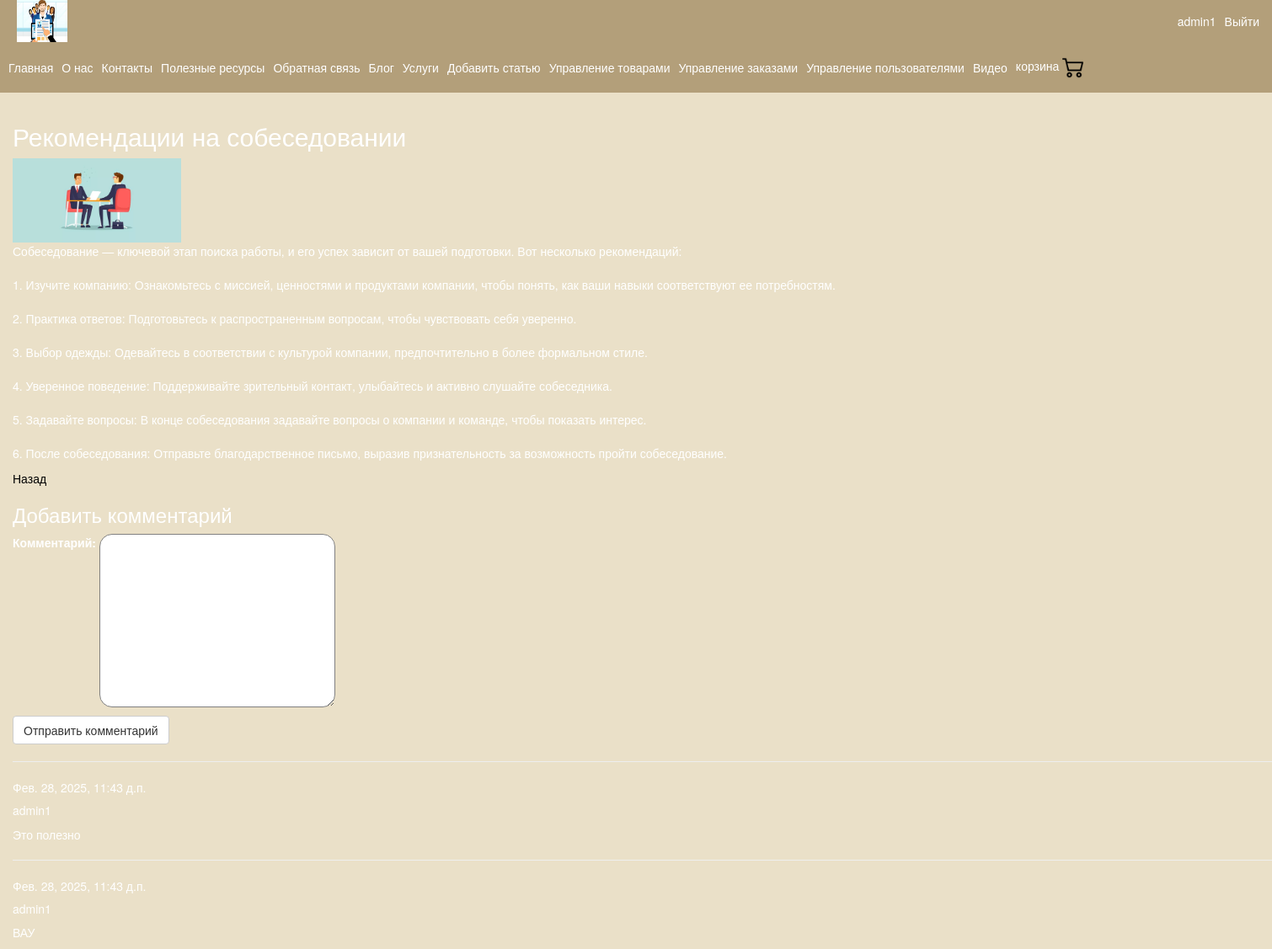
Screenshot of /blogpost/14/ (signed in) with the database file from the repository.
### app/models.py (models this page shows, shortened)
class Blog(models.Model):
    title = models.CharField(max_length = 100, unique_for_date = "posted", verbose_name = "Заголовок")
    description = models.TextField(verbose_name = "Краткое содержание")
    content = models.TextField(verbose_name = "Полное содержание")
    posted = models.DateTimeField(default = datetime.now(), db_index = True, verbose_name = "Опубликована")
    author = models.ForeignKey(User, null=True, blank=True, on_delete = models.SET_NULL, verbose_name = "Автор")
    image = models.FileField(default = 'temp.jpg',verbose_name = 'Путь к картинке')

class Comment(models.Model):
    text = models.TextField(verbose_name="Текст комментария")
    date = models.DateTimeField(default=datetime.now(), db_index=True, verbose_name="Дата комментария")
    author = models.ForeignKey(User, on_delete=models.CASCADE, verbose_name="Автор комментария")
    post = models.ForeignKey(Blog, on_delete=models.CASCADE, verbose_name="Статья комментария")
    class Meta:
        db_table = "Comment"
        ordering = ["-date"]
        verbose_name = "Комментарий к статье блога"
        verbose_name_plural = "Комментарии к статьям блога"

### app/views.py (the view)
# urls.py: path('blogpost/<int:parametr>/',views.blogpost,name='blogpost'),
def blogpost(request,parametr):
    assert isinstance(request,HttpRequest)
    post_1 = Blog.objects.get(id=parametr)
    comments = Comment.objects.filter(post=parametr)
    if request.method == "POST": # после отправки данных формы на сервер методом POST
        form = CommentForm(request.POST)
        if form.is_valid():
            comment_f = form.save(commit=False)
            comment_f.author = request.user # добавляем (так как этого поля нет в форме) в модель Комментария (Comment) в поле автор авторизованного пользователя
            comment_f.date = datetime.now() # добавляем в модель Комментария (Comment) текущую дату
            comment_f.post = Blog.objects.get(id=parametr) # добавляем в модель Комментария (Comment) статью, для которой данный комментарий
            comment_f.save() # сохраняем изменения после добавления полей
        return redirect('blogpost', parametr=post_1.id) # переадресация на ту же страницу статьи после отправки комментария
    else:
        form = CommentForm() # создание формы для ввода комментария
    return render(
        request,
        'app/blogpost.html',{
            'post_1':post_1,
            'year':datetime.now().year,
            'comments': comments, # передача всех комментариев к данной статье в шаблон веб-страницы
            'form': form,
            }
        )

### app/forms.py
class CommentForm (forms.ModelForm):
    class Meta:
        model = Comment # используемая модель
        fields = ('text',) # требуется заполнить только поле text
        labels = {'text': "Комментарий"} # метка к полю формы text

### app/templates/app/blogpost.html (shortened to what this page needs)
{% extends "app/layout.html" %}
{% block content %}
<h2>{{post_1.title}}</h2>
{% if post_1.image %}
<img src="{{ post_1.image.url }}" alt="Картинка статьи блога" width="200" />
{% endif %}
<p>{{post_1.content|linebreaksbr}}</p><p><a href="{%url 'blog'%}">Назад</a></p>
{% if user.is_authenticated %}
<h3>Добавить комментарий</h3>
<form method="POST">
    <div>
        {{form.as_p}}
        <button type="submit" class="save btn btn-default"> Отправить комментарий </button>
    </div>
</form>
{% else %}
<h3> Для добавления своего комментария, пожалуйста, авторизуйтесь </h3>
{% endif %}
{% for comment in comments %}
<hr />
<h7> {{comment.date}} </h7>
<h5> {{comment.author}} </h5>
<p> {{comment.text|linebreaksbr}} </p>
{% endfor %}
    {% endblock %}

### app/templates/app/loginpartial.html (shortened to what this page needs)
﻿{% if user.is_authenticated %}
<form id="logoutForm" action="/logout/" method="post" class="logoutForm">
    <div class="login-name">{{ user.username }}</div>
    <a class="log-out" href="javascript:document.getElementById('logoutForm').submit()">Выйти</a>
</form>
{% else %}
<a class="log-in" href="{% url 'login' %}">Войти</a>
{% endif %}

### app/static/app/content/site.css (style rules this page uses)
body { margin:0px; padding:0px; }
input, select, textarea { max-width: 280px; }
a { color:black; }

### app/templates/app/layout.html (style rules this page uses)
textarea { border: 1px solid gray; border-radius: 15px; padding-left:10px; }
div, h1, h2, h3 { color: white; }
body { background-color: #EAE0C8; }
.logoutForm { float: right; margin-right: 15px; display: flex; align-items: center; height: 100%; color: white; text-align: center; gap:10px; }
.log-out { color:white; }

### rows the page displays
Blog: title "Рекомендации на собеседовании", image (picture), content "Собеседование — ключевой этап поиска работы, и его успех зависит от вашей подготовки. Вот несколько рекомендаций: 1. Изучите компанию: Ознакомьтесь с миссией, ценностями и продуктами компании, чтобы понять, как ваши навыки соответствуют ее потребностям. 2. Практика ответов: Подготовьтесь к распространенным вопросам, чтобы чувствовать себя уверенно. 3. Выбор одежды: Одевайтесь в соответствии с культурой компании, предпочтительно в более формальном стиле. 4. Уверенное поведение: Поддерживайте зрительный контакт, улыбайтесь и активно слушайте собеседника. 5. Задавайте вопросы: В конце собеседования задавайте вопросы о компании и команде, чтобы показать интерес. 6. После собеседования:…"
Comment: date "Фев. 28, 2025, 11:43 д.п.", author "admin1", text "Это полезно"
Comment: date "Фев. 28, 2025, 11:43 д.п.", author "admin1", text "ВАУ"

### other values shown
{{ user.username }} "admin1"
